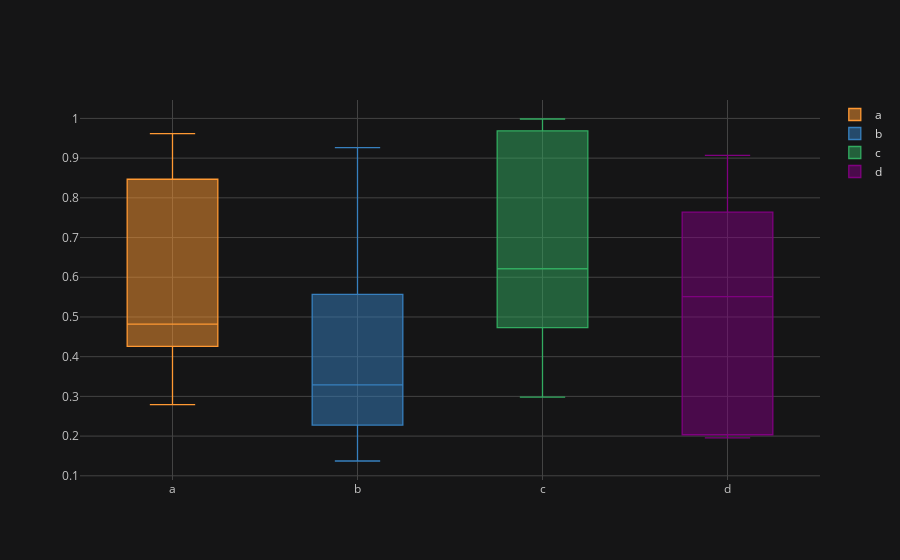

The cell this chart's notebook holds for it:
### Code cell
df.iplot(kind='box')

### Figure 1 — Plotly figure (JSON) as saved in the notebook; plotly's stock layout.template omitted (floating-point values rounded to 4 significant figures)
{"data": [{"boxpoints": false, "line": {"width": 1.3}, "marker": {"color": "rgba(255, 153, 51, 1.0)"}, "name": "a", "orientation": "v", "type": "box", "y": [0.8469, 0.3007, 0.2792, 0.5259, 0.4304, 0.9616, 0.4257, 0.8663, 0.7238, 0.4377]}, {"boxpoints": false, "line": {"width": 1.3}, "marker": {"color": "rgba(55, 128, 191, 1.0)"}, "name": "b", "orientation": "v", "type": "box", "y": [0.7022, 0.5569, 0.1988, 0.2464, 0.1373, 0.2952, 0.9266, 0.3627, 0.4576, 0.2277]}, {"boxpoints": false, "line": {"width": 1.3}, "marker": {"color": "rgba(50, 171, 96, 1.0)"}, "name": "c", "orientation": "v", "type": "box", "y": [0.5153, 0.9687, 0.473, 0.6892, 0.9985, 0.5563, 0.4525, 0.2979, 0.9775, 0.6866]}, {"boxpoints": false, "line": {"width": 1.3}, "marker": {"color": "rgba(128, 0, 128, 1.0)"}, "name": "d", "orientation": "v", "type": "box", "y": [0.6189, 0.2005, 0.8703, 0.4835, 0.7642, 0.1957, 0.6687, 0.9071, 0.2896, 0.2034]}], "layout": {"legend": {"bgcolor": "#151516", "font": {"color": "#D9D9D9"}}, "paper_bgcolor": "#151516", "plot_bgcolor": "#151516", "title": {"font": {"color": "#D9D9D9"}}, "xaxis": {"gridcolor": "#434343", "showgrid": true, "tickfont": {"color": "#C2C2C2"}, "title": {"font": {"color": "#D9D9D9"}, "text": ""}, "zerolinecolor": "#666570"}, "yaxis": {"gridcolor": "#434343", "showgrid": true, "tickfont": {"color": "#C2C2C2"}, "title": {"font": {"color": "#D9D9D9"}, "text": ""}, "zerolinecolor": "#666570"}}}
